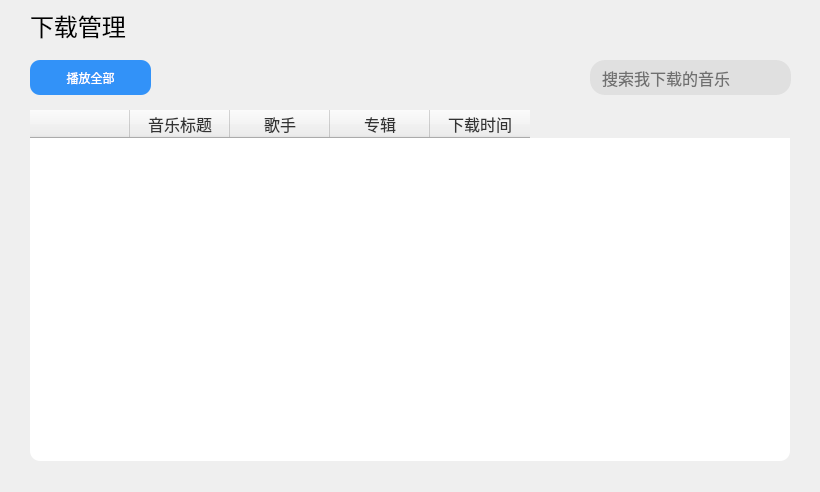
<?xml version="1.0" encoding="UTF-8"?>
<ui version="4.0">
 <class>downloadPage</class>
 <widget class="QWidget" name="downloadPage">
  <property name="geometry">
   <rect>
    <x>0</x>
    <y>0</y>
    <width>820</width>
    <height>492</height>
   </rect>
  </property>
  <property name="windowTitle">
   <string>Form</string>
  </property>
  <widget class="QLabel" name="label">
   <property name="geometry">
    <rect>
     <x>30</x>
     <y>0</y>
     <width>101</width>
     <height>51</height>
    </rect>
   </property>
   <property name="font">
    <font>
     <family>微软雅黑</family>
     <pointsize>18</pointsize>
    </font>
   </property>
   <property name="text">
    <string>下载管理</string>
   </property>
  </widget>
  <widget class="QPushButton" name="searchIcon">
   <property name="geometry">
    <rect>
     <x>755</x>
     <y>63</y>
     <width>32</width>
     <height>32</height>
    </rect>
   </property>
   <property name="styleSheet">
    <string notr="true">#searchIcon{
	background-color : rgba(0,0,0,0);
	border : 0px;
}</string>
   </property>
   <property name="text">
    <string/>
   </property>
   <property name="icon">
    <iconset resource="resourece.qrc">
     <normaloff>:/pic/search.png</normaloff>:/pic/search.png</iconset>
   </property>
  </widget>
  <widget class="QTableWidget" name="musicList">
   <property name="geometry">
    <rect>
     <x>30</x>
     <y>110</y>
     <width>760</width>
     <height>351</height>
    </rect>
   </property>
   <property name="font">
    <font>
     <family>幼圆</family>
     <pointsize>12</pointsize>
    </font>
   </property>
   <property name="focusPolicy">
    <enum>Qt::NoFocus</enum>
   </property>
   <property name="layoutDirection">
    <enum>Qt::LeftToRight</enum>
   </property>
   <property name="autoFillBackground">
    <bool>false</bool>
   </property>
   <property name="styleSheet">
    <string notr="true">#musicList{
	border : 0px;
	background-color:white;
	border-radius:10px;
	color : #333333;
}

#musicList::item::selected{
    background:#E6E6E6;
}

#musicList::item:hover{
    background:#F1F2F3;
}

</string>
   </property>
   <property name="showGrid">
    <bool>false</bool>
   </property>
   <property name="gridStyle">
    <enum>Qt::SolidLine</enum>
   </property>
   <property name="wordWrap">
    <bool>true</bool>
   </property>
   <property name="cornerButtonEnabled">
    <bool>true</bool>
   </property>
   <attribute name="horizontalHeaderVisible">
    <bool>true</bool>
   </attribute>
   <attribute name="horizontalHeaderCascadingSectionResizes">
    <bool>false</bool>
   </attribute>
   <attribute name="horizontalHeaderHighlightSections">
    <bool>true</bool>
   </attribute>
   <column>
    <property name="text">
     <string/>
    </property>
   </column>
   <column>
    <property name="text">
     <string>音乐标题</string>
    </property>
    <property name="font">
     <font>
      <family>幼圆</family>
      <pointsize>12</pointsize>
     </font>
    </property>
    <property name="foreground">
     <brush brushstyle="SolidPattern">
      <color alpha="255">
       <red>51</red>
       <green>51</green>
       <blue>51</blue>
      </color>
     </brush>
    </property>
   </column>
   <column>
    <property name="text">
     <string>歌手</string>
    </property>
    <property name="font">
     <font>
      <family>幼圆</family>
      <pointsize>12</pointsize>
     </font>
    </property>
    <property name="foreground">
     <brush brushstyle="SolidPattern">
      <color alpha="255">
       <red>51</red>
       <green>51</green>
       <blue>51</blue>
      </color>
     </brush>
    </property>
   </column>
   <column>
    <property name="text">
     <string>专辑</string>
    </property>
    <property name="font">
     <font>
      <family>幼圆</family>
      <pointsize>12</pointsize>
     </font>
    </property>
    <property name="foreground">
     <brush brushstyle="SolidPattern">
      <color alpha="255">
       <red>51</red>
       <green>51</green>
       <blue>51</blue>
      </color>
     </brush>
    </property>
   </column>
   <column>
    <property name="text">
     <string>下载时间</string>
    </property>
    <property name="font">
     <font>
      <family>幼圆</family>
      <pointsize>12</pointsize>
     </font>
    </property>
    <property name="foreground">
     <brush brushstyle="SolidPattern">
      <color alpha="255">
       <red>51</red>
       <green>51</green>
       <blue>51</blue>
      </color>
     </brush>
    </property>
   </column>
  </widget>
  <widget class="QPushButton" name="playAll">
   <property name="geometry">
    <rect>
     <x>30</x>
     <y>60</y>
     <width>121</width>
     <height>35</height>
    </rect>
   </property>
   <property name="font">
    <font>
     <family>幼圆</family>
    </font>
   </property>
   <property name="styleSheet">
    <string notr="true">#playAll{
	background-color : rgba(3,122,250,0.8);
	color : white;
	border-radius:10px;
	border : 0px;
	padding-left : 10px;
	padding-right : 10px;
	padding-top:4px;
	padding-bottom : 4px;
}
#playAll:hover{
	background-color : rgba(3,122,250,0.9);
}
#playAll:pressed{
	background-color : rgba(3,122,250,1);
}</string>
   </property>
   <property name="text">
    <string>播放全部</string>
   </property>
   <property name="icon">
    <iconset resource="resourece.qrc">
     <normaloff>:/pic/playSelected.png</normaloff>:/pic/playSelected.png</iconset>
   </property>
   <property name="iconSize">
    <size>
     <width>16</width>
     <height>16</height>
    </size>
   </property>
  </widget>
  <widget class="QLineEdit" name="searchText">
   <property name="geometry">
    <rect>
     <x>590</x>
     <y>60</y>
     <width>201</width>
     <height>35</height>
    </rect>
   </property>
   <property name="font">
    <font>
     <family>幼圆</family>
     <pointsize>12</pointsize>
    </font>
   </property>
   <property name="styleSheet">
    <string notr="true">#searchText{
	background-color:#E0E0E0;
	border : 0px;
	border-radius:15px;
	padding-left : 10px;
	padding-right : 30px;
}</string>
   </property>
   <property name="placeholderText">
    <string>搜索我下载的音乐</string>
   </property>
  </widget>
  <zorder>label</zorder>
  <zorder>musicList</zorder>
  <zorder>playAll</zorder>
  <zorder>searchText</zorder>
  <zorder>searchIcon</zorder>
 </widget>
 <resources>
  <include location="resourece.qrc"/>
 </resources>
 <connections/>
</ui>
